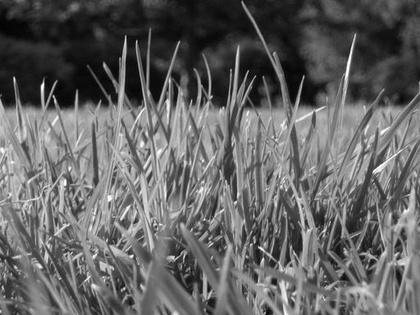
%> input picture lab_assignments/2/1-Image_Enhancement/images/image1.jpg, 420 x 315 px, shrunk from 512 x 384 before the run
$ octave main.m   (GNU Octave 9; MATLAB toolbox functions it lacks are replaced by stand-ins)
%> lines starting %> are read from the running program, lines starting %| are printed output that depends on the picture
### lab_assignments/2/1-Image_Enhancement/gauss1D.m
function G = gauss1D( sigma , kernel_size )
%> called with sigma = 2, kernel_size = 5
    G = zeros(1, kernel_size);
    if mod(kernel_size, 2) == 0
        error('kernel_size must be odd, otherwise the filter will not have a center to convolve on')
    end
    %% solution
    % get the range of x: [-x_limit, x_limit]
    x_limit = floor(kernel_size/2);
    i = 1;
    for x = -x_limit:x_limit
        G(i) = exp(-(x^2)/(2*sigma^2))/(sigma*sqrt(2*pi));
        i = i+1;
    end
    G = G / sum (G);
end

### lab_assignments/2/1-Image_Enhancement/myPSNR.m
function [ PSNR ] = myPSNR( orig_image, approx_image )
% get img dimentions
[h, w, ~] = size(orig_image);

% convert images to double
orig_image = double(orig_image);
approx_image = double(approx_image);

% calculate PSNR
RMSE = sqrt(sum((orig_image - approx_image).^2, 'all')/(h*w));
PSNR = 20 * log10(max(max(orig_image))/RMSE);
end

### lab_assignments/2/1-Image_Enhancement/denoise.m
function [ imOut ] = denoise( image, kernel_type, varargin)

% convert images to double
image = double(image);

switch kernel_type
    case 'box'
       filtered_img = imboxfilt( image, varargin{1} );
       imOut = uint8(filtered_img);
    case 'median'
       filtered_img = medfilt2( image, [varargin{1} varargin{1}] );
       imOut = uint8(filtered_img);
    case 'gaussian'
       % sigma, h
       filter = gauss2D( varargin{1}, varargin{2} );
       filtered_img = imfilter(image, filter);
       imOut = uint8(filtered_img);
end


end

### assignments/2/1-Image_Enhancement/gauss2D.m
function G = gauss2D( sigma , kernel_size )
    %% solution
    G1 = gauss1D( sigma , kernel_size );
    G2 = gauss1D( sigma , kernel_size );

    % To get a 2D matrix kernel, we should traspose G1, so that
    % (1x5).T * (1x5) = 5x1 * 1x5 = 5x5
    G = transpose(G1)*G2;
end

### lab_assignments/2/1-Image_Enhancement/main.m
clear;
clc;

%% 3: Low-level filters

% 1D Gaussian Filter
G1 = gauss1D( 2 , 5 );

% 2D Gaussian Filter
G2 = gauss2D( 2 , 5 );

%% PSNR

% Read raw image
I = imread('images/image1.jpg');
%> I is the input picture: size 315x420 uint8; min 2, max 255, mean 99.4

% PSNR on image1 with salt and pepper noise
J_sap = imread('images/image1_saltpepper.jpg');
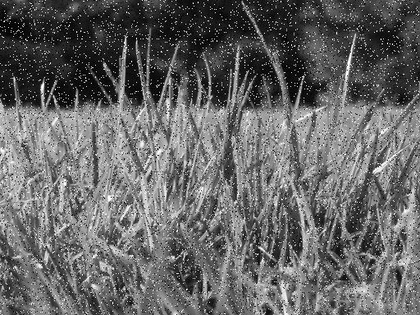
%> input picture lab_assignments/2/1-Image_Enhancement/images/image1_saltpepper.jpg, 420 x 315 px, shrunk from 512 x 384 before the run
%> J_sap is the input picture: size 315x420 uint8; min 0, max 255, mean 101.7
PSNR_saltpepper = myPSNR( I, J_sap );
%> in myPSNR, `RMSE = sqrt(sum((orig_image - approx_image).^2, 'all')/(h*w));`: RMSE = 29.05
%> in myPSNR, `PSNR = 20 * log10(max(max(orig_image))/RMSE);`: PSNR = 18.87
%> PSNR_saltpepper = 18.87

% PSNR on image1 with gaussian noise
J_gauss = imread('images/image1_gaussian.jpg');
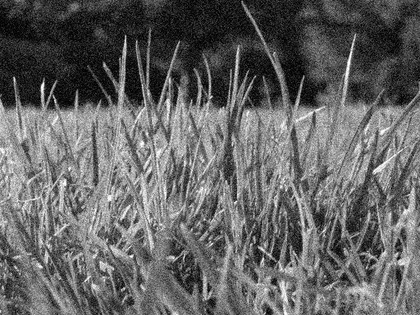
%> input picture lab_assignments/2/1-Image_Enhancement/images/image1_gaussian.jpg, 420 x 315 px, shrunk from 512 x 384 before the run
%> J_gauss is the input picture: size 315x420 uint8; min 0, max 255, mean 99.9
PSNR_gaussian = myPSNR( I, J_gauss );
%> PSNR_gaussian = 23.42

%% Denoise

% noise
figure();
subplot(1, 3, 1), imshow(I), xlabel('Raw image','FontName', 'Helvetica Neue', 'FontSize', 10);
subplot(1, 3, 2), imshow(J_sap), xlabel('Salt and Pepper noise','FontName', 'Helvetica Neue', 'FontSize', 10);
subplot(1, 3, 3), imshow(J_gauss), xlabel('Gaussian noise','FontName', 'Helvetica Neue', 'FontSize', 10);
title('Raw image with Salt & Pepper and Gaussian noise');

%% Denoise salt and pepper noise

% box filter
denoised_sap_box_3 = denoise( J_sap, 'box', 3);
denoised_sap_box_5 = denoise( J_sap, 'box', 5);
denoised_sap_box_7 = denoise( J_sap, 'box', 7);

figure();
subplot(1, 3, 1), imshow(denoised_sap_box_3), xlabel('Box filtering 3x3','FontName', 'Helvetica Neue', 'FontSize', 10);
subplot(1, 3, 2), imshow(denoised_sap_box_5), xlabel('Box filtering 5x5','FontName', 'Helvetica Neue', 'FontSize', 10);
subplot(1, 3, 3), imshow(denoised_sap_box_7), xlabel('Box filtering 7x7','FontName', 'Helvetica Neue', 'FontSize', 10);
title('Salt & Pepper noise - box filter');

% median filter
denoised_sap_median_3 = denoise( J_sap, 'median', 3);
denoised_sap_median_5 = denoise( J_sap, 'median', 5);
%> call 5 of denoise, with kernel_type = 'median'
%> in denoise (call 5), `filtered_img = medfilt2( image, [varargin{1} varargin{1}] );`:
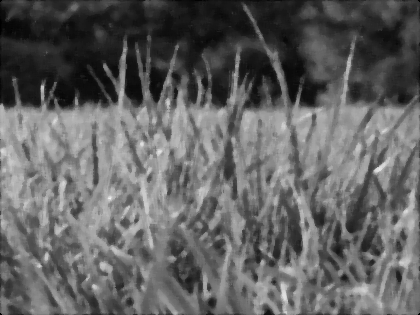
%> filtered_img: size 315x420 double; min 0, max 242, mean 98.4
denoised_sap_median_7 = denoise( J_sap, 'median', 7);
%> call 6 of denoise, with kernel_type = 'median'
%> in denoise (call 6), `filtered_img = medfilt2( image, [varargin{1} varargin{1}] );`:
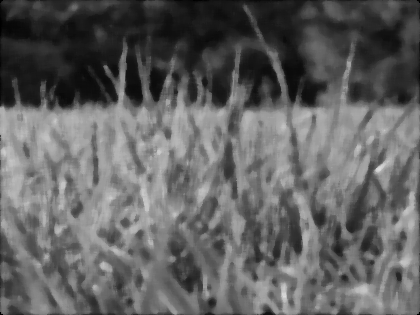
%> filtered_img: size 315x420 double; min 0, max 220, mean 97.9

figure();
subplot(1, 3, 1), imshow(denoised_sap_median_3), xlabel('Median filtering 3x3','FontName', 'Helvetica Neue', 'FontSize', 10);
subplot(1, 3, 2), imshow(denoised_sap_median_5), xlabel('Median filtering 5x5','FontName', 'Helvetica Neue', 'FontSize', 10);
subplot(1, 3, 3), imshow(denoised_sap_median_7), xlabel('Median filtering 7x7','FontName', 'Helvetica Neue', 'FontSize', 10);
title('Salt & Pepper noise - median filter');

%% Denoise Gaussian noise

% box filter
denoised_gauss_box_3 = denoise( J_gauss, 'box', 3);
%> call 7 of denoise, with kernel_type = 'box'
%> in denoise (call 7), `filtered_img = imboxfilt( image, varargin{1} );`:
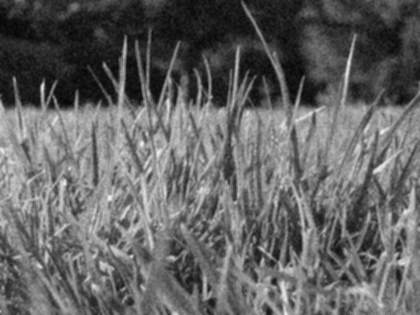
%> filtered_img: size 315x420 double; min 5.56, max 246.7, mean 99.9
denoised_gauss_box_5 = denoise( J_gauss, 'box', 5);
denoised_gauss_box_7 = denoise( J_gauss, 'box', 7);
%> in denoise (call 9), `filtered_img = imboxfilt( image, varargin{1} );`:
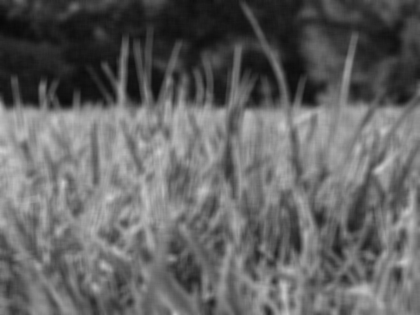
%> filtered_img: size 315x420 double; min 9, max 206.9, mean 99.9

figure();
subplot(1, 3, 1), imshow(denoised_gauss_box_3), xlabel('Box filtering 3x3','FontName', 'Helvetica Neue', 'FontSize', 10);
subplot(1, 3, 2), imshow(denoised_gauss_box_5), xlabel('Box filtering 5x5','FontName', 'Helvetica Neue', 'FontSize', 10);
subplot(1, 3, 3), imshow(denoised_gauss_box_7), xlabel('Box filtering 7x7','FontName', 'Helvetica Neue', 'FontSize', 10);
title('Gaussian noise - box filter');

% median filter
denoised_gauss_median_3 = denoise( J_gauss, 'median', 3);
denoised_gauss_median_5 = denoise( J_gauss, 'median', 5);
denoised_gauss_median_7 = denoise( J_gauss, 'median', 7);

figure();
subplot(1, 3, 1), imshow(denoised_gauss_median_3), xlabel('Median filtering 3x3','FontName', 'Helvetica Neue', 'FontSize', 10);
subplot(1, 3, 2), imshow(denoised_gauss_median_5), xlabel('Median filtering 5x5','FontName', 'Helvetica Neue', 'FontSize', 10);
subplot(1, 3, 3), imshow(denoised_gauss_median_7), xlabel('Median filtering 7x7','FontName', 'Helvetica Neue', 'FontSize', 10);
title('Gaussian noise - median filter');

%% PSNR
psnr_sap_box_3 = myPSNR( I, denoised_sap_box_3 );
%> psnr_sap_box_3 = 23.82
psnr_sap_box_5 = myPSNR( I, denoised_sap_box_5 );
%> psnr_sap_box_5 = 22.07
psnr_sap_box_7 = myPSNR( I, denoised_sap_box_7 );
%> psnr_sap_box_7 = 20.78
psnr_sap_median_3 = myPSNR( I, denoised_sap_median_3 );
%> psnr_sap_median_3 = 25.14
psnr_sap_median_5 = myPSNR( I, denoised_sap_median_5 );
%> psnr_sap_median_5 = 22.94
psnr_sap_median_7 = myPSNR( I, denoised_sap_median_7 );
%> psnr_sap_median_7 = 21.23

psnr_gauss_box_3 = myPSNR( I, denoised_gauss_box_3 );
%> psnr_gauss_box_3 = 26.02
psnr_gauss_box_5 = myPSNR( I, denoised_gauss_box_5 );
%> psnr_gauss_box_5 = 22.8
psnr_gauss_box_7 = myPSNR( I, denoised_gauss_box_7 );
%> psnr_gauss_box_7 = 21.17
psnr_gauss_median_3 = myPSNR( I, denoised_gauss_median_3 );
%> psnr_gauss_median_3 = 25.97
psnr_gauss_median_5 = myPSNR( I, denoised_gauss_median_5 );
%> psnr_gauss_median_5 = 23.15
psnr_gauss_median_7 = myPSNR( I, denoised_gauss_median_7 );
%> psnr_gauss_median_7 = 21.28

%% gaussian filter
sigmaList = {.5,1,2};
filterList = {3,5,7};
figure
title('Gaussian Filters with Different parameters');
subplotCounter = 1;
for sigma = 1:length(sigmaList)
    for filter = 1:length(filterList)
       denoisedGaussian = denoise(J_gauss, 'gaussian', sigmaList{sigma}, filterList{filter});
       PSNR = myPSNR(I, denoisedGaussian);
       subplot(3, 3, subplotCounter), imshow(denoisedGaussian),  xlabel(['\sigma = ', num2str(sigmaList{sigma}),', H = ',num2str(filterList{filter}), ', PSNR = ', num2str(PSNR)]);
       subplotCounter = subplotCounter + 1;
    end
end
%> after the loop, subplotCounter = 10
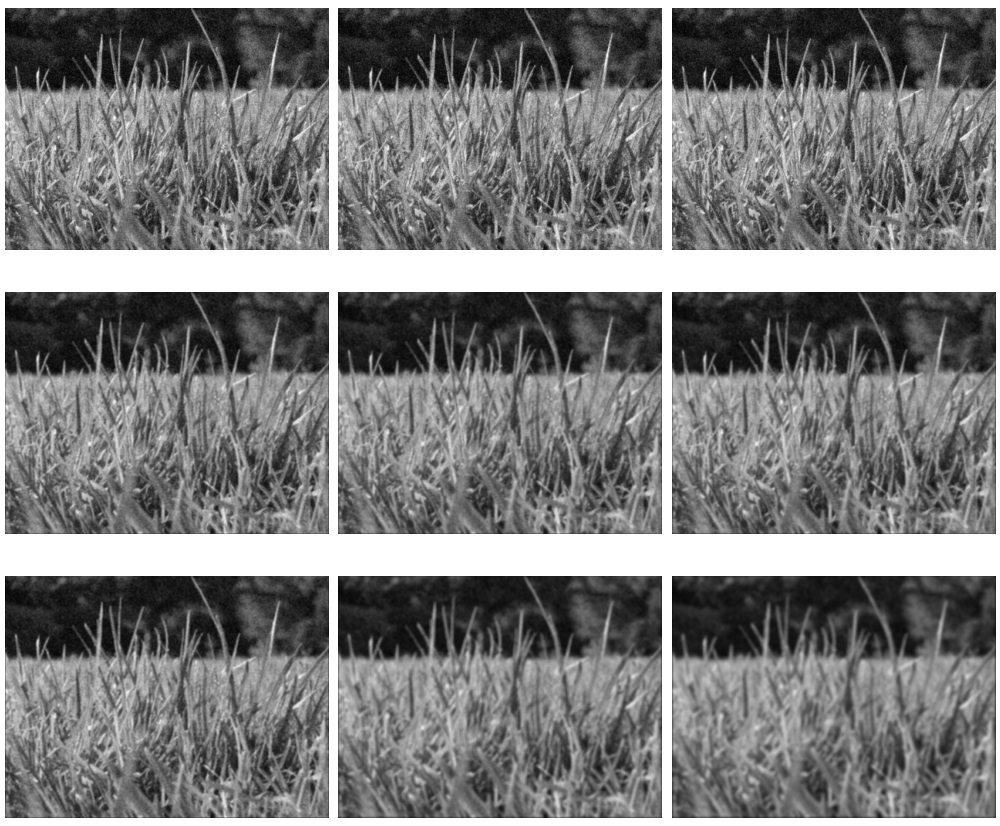
%> figure redrawn from the program's plot data, 9 panels
